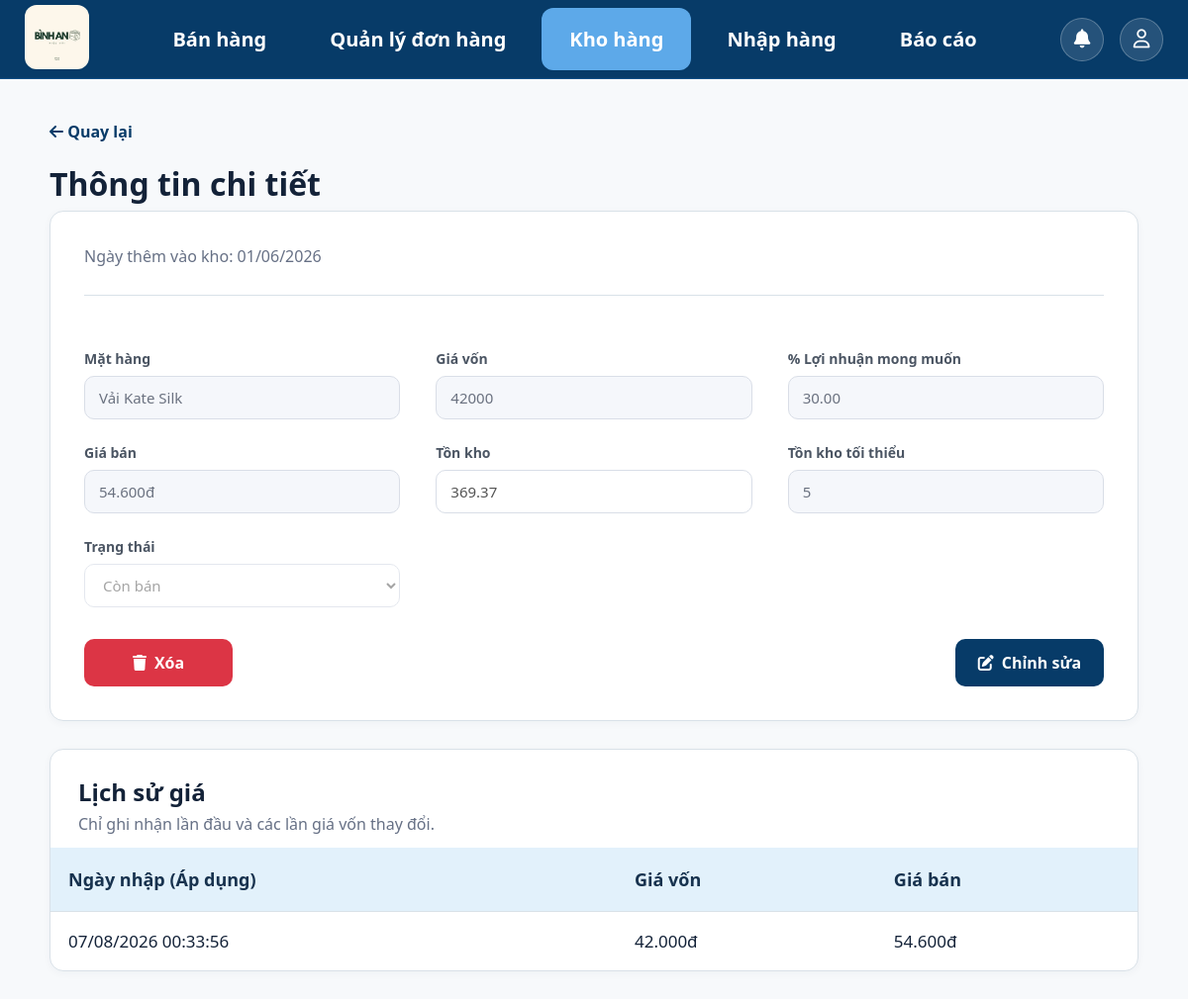
/inventory/product-detail/2/ (signed in), run on the app's committed database.
### inventory/models.py (models this page shows, shortened)
class Product(models.Model):
    class Status(models.TextChoices):
        ACTIVE = "active", "Còn bán"
        INACTIVE = "inactive", "Ngừng kinh doanh"
    name = models.CharField(max_length=200,unique=True,verbose_name="Tên vải"    )
    cost_price = models.DecimalField(max_digits=12,decimal_places=0,default=0, verbose_name="Giá vốn"    )
    selling_price = models.DecimalField(max_digits=12,decimal_places=0,default=0,verbose_name="Giá bán")
    stock_quantity = models.DecimalField(max_digits=10,decimal_places=2,default=Decimal("0.00"),verbose_name="Tồn kho (mét)")
    minimum_stock = models.DecimalField(max_digits=10,decimal_places=2,default=5,verbose_name="Tồn kho tối thiểu")
    status = models.CharField(max_length=20,choices=Status.choices,default=Status.ACTIVE, verbose_name="Trạng thái")
    created_at = models.DateTimeField(auto_now_add=True)
    updated_at = models.DateTimeField(auto_now=True)
    profit_margin = models.DecimalField(max_digits=5,decimal_places=2,default=Decimal("0.00"), verbose_name="Tỷ lệ lợi nhuận (%)")
    class Meta:
        verbose_name = "Mặt hàng"
        verbose_name_plural = "Mặt hàng"
        ordering = ["name"]

class ProductPriceHistory(models.Model):
    product = models.ForeignKey(
        Product,
        on_delete=models.CASCADE,
        related_name="price_history",
        verbose_name="Sản phẩm",
    )
    cost_price = models.DecimalField(
        max_digits=12,
        decimal_places=0,
        verbose_name="Giá vốn",
    )
    selling_price = models.DecimalField(
        max_digits=12,
        decimal_places=0,
        verbose_name="Giá bán",
    )
    created_at = models.DateTimeField(
        auto_now_add=True,
        verbose_name="Thời điểm áp dụng",
    )
    class Meta:
        ordering = ["-created_at"]
        verbose_name = "Lịch sử giá"
        verbose_name_plural = "Lịch sử giá"

### inventory/views.py (the view)
# urls.py: path("product-detail/<int:product_id>/", views.product_detail, name="product_detail"),
@login_required(login_url="login")
def product_detail(request, product_id):
    if not request.user.is_owner:
        return HttpResponseForbidden("Bạn không có quyền xem chi tiết hàng hóa.")
    product = get_object_or_404(Product.objects.prefetch_related("price_history"),pk=product_id,)
    if request.method == "POST":
        form = ProductForm(request.POST, instance=product)
        if not form.is_valid():
            return error_response(message="Dữ liệu không hợp lệ.", status=400,)
        form.save()
        return success_response(message="Cập nhật mặt hàng thành công.")
    form = ProductForm(instance=product)
    return render(request, "inventory/product_detail.html",
        {   "product": product,
            "form": form,
            "price_history": product.price_history.order_by("created_at"),
        },
    )

### accounts/context_processors.py (called while the page is built)
def notifications_context(request):
    if request.user.is_authenticated:
        user_notifications = Notification.objects.filter(receiver=request.user).order_by("-created_at")[:10]
        unread_count = Notification.objects.filter(receiver=request.user, is_read=False).count()
        return {
            "notifications": user_notifications,
            "unread_notification_count": unread_count,
        }
    return {
        "notifications": [],
        "unread_notification_count": 0,
    }

### accounts/models.py (called while the page is built)
    @property
    def is_owner(self):
        return self.role == self.Role.OWNER

### sales/templatetags/money.py (called while the page is built)
@register.filter
def money(value):
    if value in [None, ""]:
        return ""
    try:
        numeric_value = float(value)
        return f"{numeric_value:,.0f}".replace(",", ".") + "đ"
    except (ValueError, TypeError):
        return value

### templates/inventory/product_detail.html (shortened to what this page needs)
{% extends "base.html" %}
{% load static %}
{% load money%}
{% block nav_product %}
    active
{% endblock %}
{% block css %}
<link rel="stylesheet" href="{% static 'css/inventory.css' %}">
{% endblock %}
{% block content %}
    <div class="page-content detail-page">
        <a class="back-link" href="{% url 'inventory:product_list' %}"><i class="fa-solid fa-arrow-left"></i> Quay lại</a>
            <h1>Thông tin chi tiết</h1>
        <section class="detail-card {% if product.stock_quantity <= product.minimum_stock %}low-stock-card{% endif %}">
            <div class="detail-title">
                <div>
                    <p>Ngày thêm vào kho: {{ product.created_at|date:"d/m/Y" }}</p>
                </div>
            </div>
            <form id="editProductForm" method="post" action="">
                <div class="detail-stats">
                    <div class="form-group">
                        <label for="id_name">{{ form.name.label }}</label>
                        {{ form.name }}
                    </div>
                    <div class="form-group">
                        <label for="id_cost_price">{{ form.cost_price.label }}</label>
                        {{ form.cost_price }}
                    </div>
                    <div class="form-group">
                        <label for="id_profit_margin">{{ form.profit_margin.label }}</label>
                        {{ form.profit_margin }}
                    </div>
                    <div class="form-group">
                        <label for="selling-price">Giá bán</label>
                        <input id="selling-price" class="form-control" type="text" value="{{ product.selling_price|money|default:'0đ' }}" readonly autocomplete="off">
                    </div>
                    <div class="form-group">
                        <label for="id_stock_quantity">Tồn kho</label>
                        {{ form.stock_quantity }}
                    </div>
                    <div class="form-group">
                        <label for="id_minimum_stock">{{ form.minimum_stock.label }}</label>
                        {{ form.minimum_stock }}
                    </div>
                    <div class="form-group">
                        <label for="id_status">{{ form.status.label }}</label>
                        {{ form.status }}
                    </div>
                </div>
                <div class="detail-actions">
                    <button type="button" class="btn-delete">
                        <i class="fa-solid fa-trash"></i> Xóa
                    </button>
                    <div class="action-buttons">
                        <button type="button"
                            id="btnEdit"
                            class="btn-edit">
                            <i class="fa-solid fa-pen-to-square"></i> Chỉnh sửa
                        </button>
                    </div>
                </div>
            </form>
        </section>
        <section class="history-card">
            <div class="section-heading">
                <div>
                    <h2>Lịch sử giá</h2>
                    <p>Chỉ ghi nhận lần đầu và các lần giá vốn thay đổi.</p>
                </div>
            </div>
            <table>
                <thead>
                    <tr><th>Ngày nhập (Áp dụng)</th><th>Giá vốn</th><th>Giá bán</th></tr>
                </thead>
                <tbody>
                    {% for history in price_history %}
                        <tr>
                            <td>{{ history.created_at|date:"d/m/Y H:i:s" }}</td>
                            <td>{{ history.cost_price|money|default:'0đ'}}</td>
                            <td>{{ history.selling_price|money|default:'0đ'}}</td>
                        </tr>
                    {% empty %}
                        <tr><td colspan="3" class="empty-state">Chưa có lịch sử giá. Lịch sử được tạo khi thêm mới hoặc thay đổi giá vốn.</td></tr>
                    {% endfor %}
                </tbody>
            </table>
        </section>
    </div>
{% endblock%}

### static/css/base.css (style rules this page uses)
* { margin: 0; padding: 0; box-sizing: border-box; font-family: "Segoe UI", sans-serif; }
body { background: #f5f6f8; color: #132238; }

### static/css/inventory.css (style rules this page uses)
:root { --navy:#073b68; --blue:#2f88c6; --border:#d9e1e8; --muted:#667085; --warning-bg:#fff0f0; --warning-border:#e65f5f; }
* { box-sizing:border-box; }
body { margin:0; min-height:100vh; padding-top:80px; overflow:auto; background:#f7f9fb; color:#132238; font-family:"Segoe UI", Arial, sans-serif; }
.page-content { max-width:1440px; margin:0 auto; padding:42px 50px 60px; }
h1, h2, p { margin-top:0; }
h1 { margin-bottom:6px; font-size:32px; }
h2 { margin-bottom:5px; }
.page-heading p, .section-heading p, .detail-title p { margin-bottom:0; color:var(--muted); }
.table-card, .history-card, .detail-card { overflow:hidden; border:1px solid var(--border); border-radius:14px; background:#fff; box-shadow:0 2px 8px rgba(17, 42, 73, .04); }
table { width:100%; border-collapse:collapse; }
th { padding:20px 18px; background:#e2f1fb; color:#17324e; text-align:left; font-size:18px; }
td { padding:18px; border-top:1px solid var(--border); font-size:17px; }
tbody tr { cursor:pointer; }
.back-link { display:inline-block; margin-bottom:20px; color:var(--navy); font-weight:700; text-decoration:none; }
.detail-card { padding:34px; }
.detail-title { display:flex; justify-content:space-between; gap:20px; padding-bottom:28px; border-bottom:1px solid var(--border); }
.detail-stats { display:grid; grid-template-columns:repeat(4, 1fr); gap:28px; padding-top:30px; }
.history-card { margin-top:28px; }
.section-heading { padding:26px 28px 13px; }
.detail-actions { margin-top:40px; display:flex; justify-content:space-between; align-items:center; }
.btn-delete, .btn-edit { min-width:150px; height:48px; border:none; border-radius:10px; display:flex; justify-content:center; align-items:center; gap:8px; font-size:16px; font-weight:600; cursor:pointer; text-decoration:none; transition:.2s; }
.btn-delete { background:#dc3545; color:#fff; }
.btn-edit { background:#073B68; color:#fff; }
.detail-stats { display: grid; grid-template-columns: repeat(3, 1fr); gap: 24px 36px; margin-top: 24px; }
.form-group { display:flex; flex-direction:column; gap:8px; }
.form-group label { font-size:14px; font-weight:600; color:#4b5563; }
.form-group input, .form-group select { width:100%; height:44px; padding:0 14px; border:1px solid #d9dee7; border-radius:10px; background:#fff; font-size:15px; transition:.2s; }
.form-group input[readonly] { background:#f5f7fb; color:#6b7280; }
.detail-actions { display:flex; justify-content:space-between; align-items:center; margin-top:32px; }
.action-buttons { display:flex; gap:12px; }

### data on the page
Product: created_at "01/06/2026", name "Vải Kate Silk", cost_price "42000", profit_margin "30.00", selling_price "54.600đ", stock_quantity "369.37", minimum_stock "5", status "Còn bán"
ProductPriceHistory: created_at "07/08/2026 00:33:56", cost_price "42.000đ", selling_price "54.600đ"
